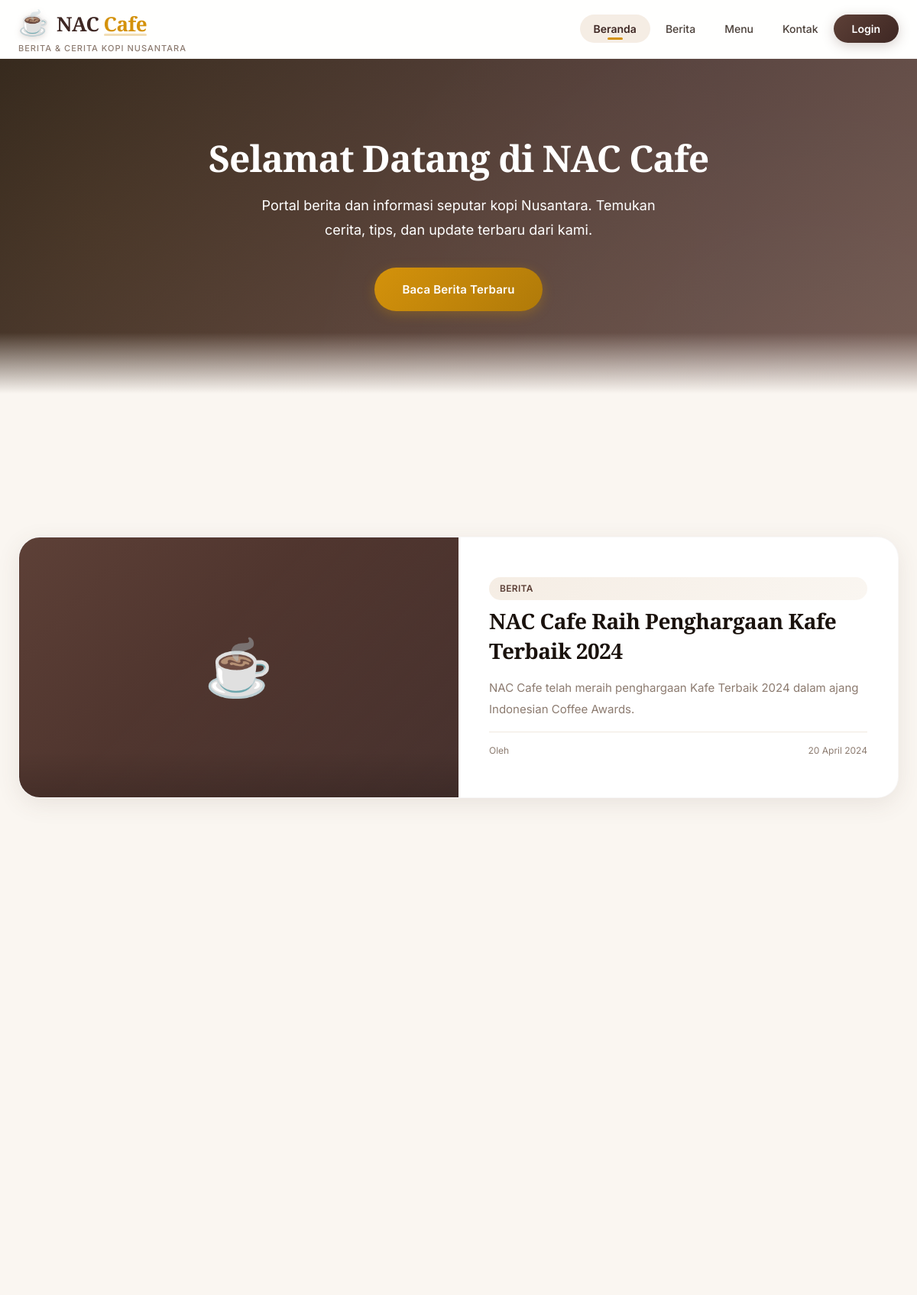
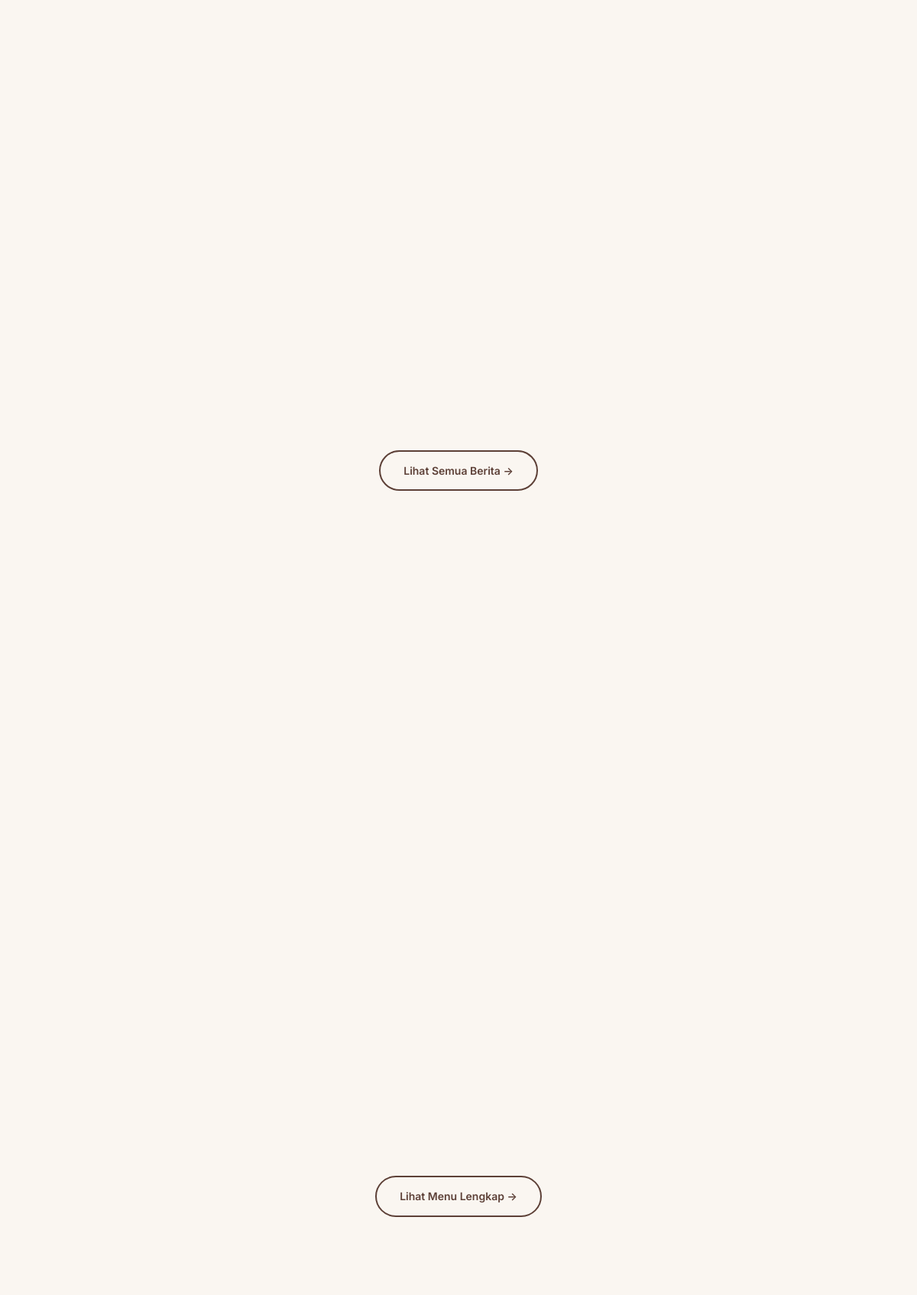
The page /cafe_nac/src/index.php (upper part) on the database its author committed (2 pictures, top to bottom).
### tables this page shows
CREATE TABLE IF NOT EXISTS `articles` (
    `id` INT AUTO_INCREMENT PRIMARY KEY,
    `title` VARCHAR(255) NOT NULL,
    `slug` VARCHAR(255) NOT NULL,
    `content` TEXT NOT NULL,
    `excerpt` TEXT,
    `author_id` INT,
    `category` VARCHAR(50),
    `image` VARCHAR(255),
    `views` INT DEFAULT 0,
    `published` TINYINT(1) DEFAULT 1,
    `published_at` TIMESTAMP DEFAULT CURRENT_TIMESTAMP,
    `created_at` TIMESTAMP DEFAULT CURRENT_TIMESTAMP,
    FOREIGN KEY (`author_id`) REFERENCES `users`(`id`) ON DELETE SET NULL
);

### cafe_nac/src/includes/functions.php (called while the page is built, shortened)
<?php
function safe_output($str) {
    return htmlspecialchars($str, ENT_QUOTES, 'UTF-8');
}
function format_date($date) {
    $months = [
        1 => 'Januari', 2 => 'Februari', 3 => 'Maret', 4 => 'April',
        5 => 'Mei', 6 => 'Juni', 7 => 'Juli', 8 => 'Agustus',
        9 => 'September', 10 => 'Oktober', 11 => 'November', 12 => 'Desember'
    ];
    $ts = strtotime($date);
    $day = date('d', $ts);
    $month = $months[(int)date('m', $ts)];
    $year = date('Y', $ts);
    return "$day $month $year";
}

### cafe_nac/src/index.php (the view, shortened to what this page needs)
<?php
require_once __DIR__ . '/includes/functions.php';
$stmt = $pdo->query("SELECT a.*, u.full_name as author_name FROM articles a LEFT JOIN users u ON a.author_id = u.id WHERE a.published = 1 ORDER BY a.views DESC LIMIT 1");
$featured = $stmt->fetch();
require_once __DIR__ . '/includes/header.php';
?>
<section class="hero">
    <div class="container">
        <h1>Selamat Datang di NAC Cafe</h1>
        <p>Portal berita dan informasi seputar kopi Nusantara. Temukan cerita, tips, dan update terbaru dari kami.</p>
        <a href="/news.php" class="btn-primary">Baca Berita Terbaru</a>
    </div>
</section>
<div class="container">
    <?php if ($featured): ?>
    <div class="articles-grid">
        <a href="/article.php?id=<?= $featured['id'] ?>" class="featured-article">
            <div class="card-image">☕</div>
            <div class="card-body">
                <span class="card-category"><?= safe_output($featured['category']) ?></span>
                <h3><?= safe_output($featured['title']) ?></h3>
                <p><?= safe_output($featured['excerpt'] ?: make_excerpt($featured['content'])) ?></p>
                <div class="card-meta">
                    <span>Oleh <?= safe_output($featured['author_name']) ?></span>
                    <span><?= format_date($featured['published_at']) ?></span>
                </div>
            </div>
        </a>
    </div>
    <?php endif; ?>
    <div class="articles-grid">
    </div>
    <div style="text-align: center; margin-top: 32px;">
        <a href="/news.php" class="btn-secondary">Lihat Semua Berita →</a>
    </div>
    <div class="menu-grid">
    </div>
    <div style="text-align: center; margin-top: 32px;">
        <a href="/menu.php" class="btn-secondary">Lihat Menu Lengkap →</a>
    </div>
</div>
<?php require_once __DIR__ . '/includes/footer.php'; ?>

### rows shown on the page
articles: category "BERITA", title "NAC Cafe Raih Penghargaan Kafe Terbaik 2024", excerpt "NAC Cafe telah meraih penghargaan Kafe Terbaik 2024 dalam ajang Indonesian Coffee Awards.", published_at "20 April 2024"
